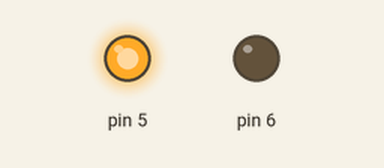
Simulated run of this sketch. Board: Arduino Uno, built with avr-gcc and run on an emulated ATmega328P. On the bench: output pins drawn as LEDs (lit = HIGH).

Above: at 0.1 s.
Timing chart, 0 to 1.6 s (numbered marks = the images above):
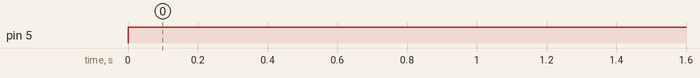

The sketch:

lampu-led.ino
```cpp
void setup() {
  // put your setup code here, to run once:
  pinMode(5,OUTPUT);
  pinMode(6,OUTPUT);
}

void loop() {
  // put your main code here, to run repeatedly:
  digitalWrite(6,LOW);
  digitalWrite(5,HIGH);
}
```

Measured:
- by itself, pin 5: LOW → HIGH at 0.00 s
